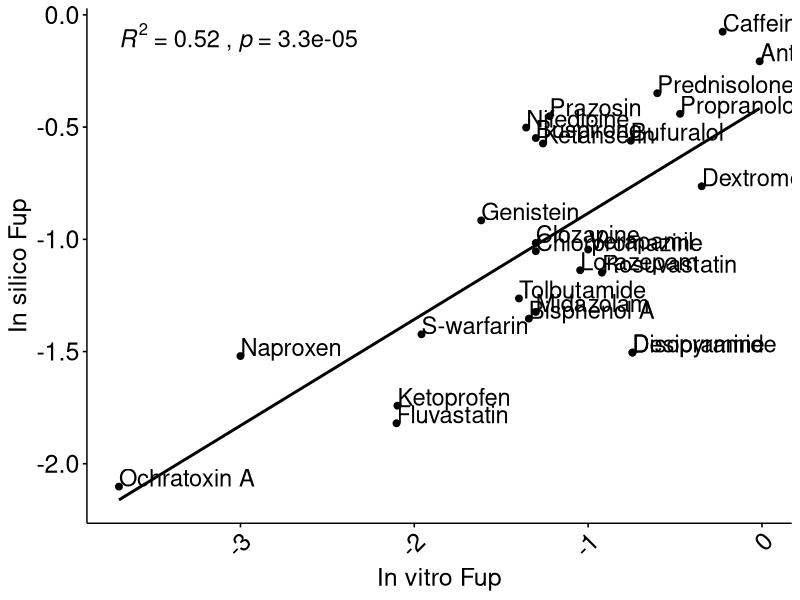
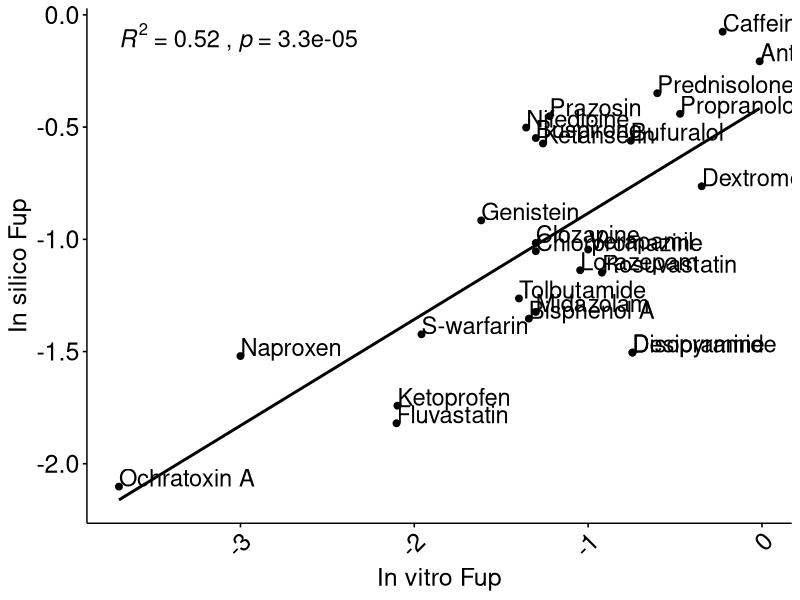

Here is the R script that generated these plots, in order:
library(tidyverse)
library(ggpubr)
library(gridExtra)
library(grid)
model_results<-read.csv("../model/results/PBKresults.csv")

#data preparation figure
figure_dataFup <-model_results %>% 
  group_by(compound, method.Fup) %>%
  #mean Fup based on different phys chem values
  mutate(Fup = log10(mean(Fup))) %>%
  distinct(compound, Fup, method.Fup) %>%
  spread(method.Fup, Fup) %>%
  as.data.frame()%>%
  rename(in.silico = "in silico")%>%
  rename(in.vitro = "in vitro")

in.vitro_in.silicoFup <- ggscatter(figure_dataFup, x = "in.vitro", y = "in.silico", add = "reg.line") +
  stat_cor(aes(label = paste(..rr.label.., ..p.label.., sep = "~`,`~")), 
           size =6, 
           label.x.npc = 0, 
           label.y.npc = 1, hjust = 0) +
  geom_text(data = figure_dataFup, 
            aes(x = in.vitro, 
                y = in.silico, label = compound), 
            size = 6, vjust = 0, hjust =0) +
  #labs(tag = "A.")+
  xlab("In vitro Fup")+
  ylab("In silico Fup")+
  theme(panel.grid.major = element_blank(), panel.grid.minor = element_blank(),
        panel.background = element_blank(), axis.line = element_line(colour = "black"),
        text = element_text(size = 18),
        plot.tag.position = "topleft",
        legend.key = element_rect(colour = NA, fill = NA),
        axis.text.x = element_text(size=18,angle = 45, vjust = 1.05, hjust=1.05),
        axis.text.y = element_text(size=18))
in.vitro_in.silicoFup


tiff("FigureS3_Fup.tiff", units="in", width=15, height=7, res=300)

grid.arrange(in.vitro_in.silicoFup,
             layout_matrix = rbind(c(1,1,NA,NA),
                                   c(NA,NA,NA,NA)))
dev.off()
